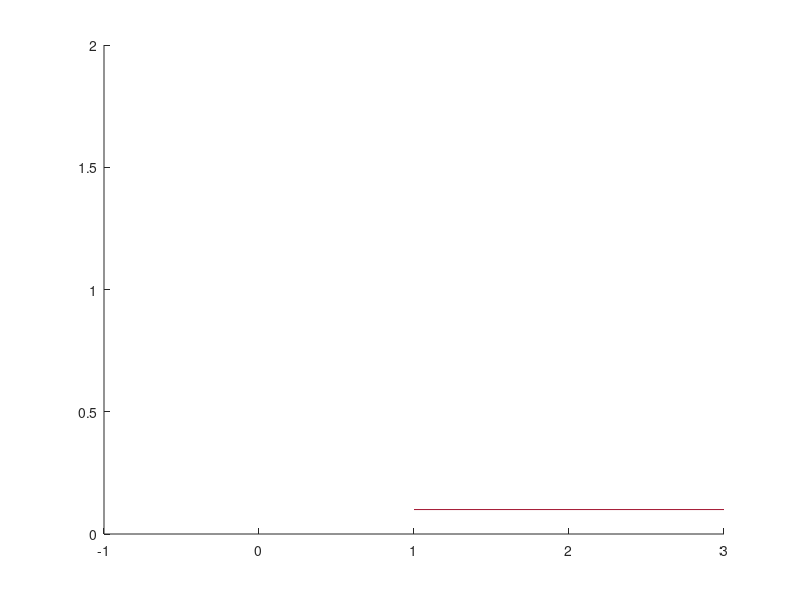

Write the MATLAB code that produced this figure. (Note: this script raises an error after producing the figure.)
clc; clear;

%%
load gait_poses.mat

slit_curve = slit_curve(1:10:end,:);
slit_03 = slit_03(1:10:end,:);
slit_05 = slit_05(1:10:end,:);
slit_07 = slit_07(1:10:end,:);
slit_09 = slit_09(1:10:end,:);

%%
figure;
hold on;
% plot(slit_curve(1:41,1),LineWidth=1.5,LineStyle=":",Color=[0.1 0.1 0.1])
% plot(slit_03(1:41,1),LineWidth=1.5,LineStyle="-",Color=[0.3 0.3 0.3])
% plot(slit_05(1:41,1),LineWidth=1.5,LineStyle=":",Color=[0.5 0.5 0.5])
% plot(slit_07(1:41,1),LineWidth=1.5,LineStyle="-.",Color=[0.5 0.5 0.5])
% plot(slit_09(1:41,1),LineWidth=1.5,LineStyle="-",Color=[0.7 0.7 0.7])

% [“#1984c5”, "#22a7f0”, “#63bff0”, “#a7d5ed”, “#e2e2e2”, “#e1a692”, “#de6e56”, “#e14b31”, “#c23728”]
plot(slit_curve(1:41,1),LineWidth=1.5,LineStyle=":",Color=[0.1 0.1 0.1])
plot(slit_03(1:41,1),LineWidth=1.5,LineStyle="-",Color="#000080")
plot(slit_05(1:41,1),LineWidth=1.5,LineStyle="--",Color="#004d00")
plot(slit_07(1:41,1),LineWidth=1.5,LineStyle="-",Color="#800020")
plot(slit_09(1:41,1),LineWidth=1.5,LineStyle="--",Color="#B8860B")

legend({"Serpenoid", "gamma = 0.3", "gamma = 0.5", "gamma = 0.7", "gamma = 0.9"},'NumColumns',2,FontSize=9,FontName='arial',Location='northeast');

t = 0:5:200;
xticks(t);
xticklabels(t*0.05);
xlim([0 42]);
a = get(gca,'YTickLabel');  
set(gca,'YTickLabel',a,'fontsize',11,'FontWeight','bold')

pos = -pi/2:pi/6:pi/2;
yticks(pos);
yticklabels({"-\pi/2", "-\pi/3", "-\pi/6", "0", "\pi/6", "\pi/3", "\pi/2"});
ylim([-pi/2.99 pi/2]);
a = get(gca,'XTickLabel');  
set(gca,'XTickLabel',a,'fontsize',11,'FontWeight','bold')

grid on;
% 
grid_ax = gca;
grid_ax.LineWidth = 1;
grid_ax.GridLineStyle = "--";
grid_ax.GridColor = [0.2 0.2 0.2];
% grid_ax.YGrid = "off";

xlabel("Time (sec)","FontSize",13,"FontName","arial","FontWeight","bold");
ylabel("Dorsal joint position (rad)","FontSize",13,"FontName","arial","FontWeight","bold");

pbaspect([2 1.1 0.8]);

%%
figure;
hold on;
% plot(slit_curve(1:41,1),LineWidth=1.5,LineStyle=":",Color=[0.1 0.1 0.1])
% plot(slit_03(1:41,1),LineWidth=1.5,LineStyle="-",Color=[0.3 0.3 0.3])
% plot(slit_05(1:41,1),LineWidth=1.5,LineStyle=":",Color=[0.5 0.5 0.5])
% plot(slit_07(1:41,1),LineWidth=1.5,LineStyle="-.",Color=[0.5 0.5 0.5])
% plot(slit_09(1:41,1),LineWidth=1.5,LineStyle="-",Color=[0.7 0.7 0.7])

% [“#1984c5”, "#22a7f0”, “#63bff0”, “#a7d5ed”, “#e2e2e2”, “#e1a692”, “#de6e56”, “#e14b31”, “#c23728”]
plot(slit_curve(1:41,2),LineWidth=1.5,LineStyle=":",Color=[0.1 0.1 0.1])
plot(slit_03(1:41,2),LineWidth=1.5,LineStyle="-",Color="#000080")
plot(slit_05(1:41,2),LineWidth=1.5,LineStyle="--",Color="#004d00")
plot(slit_07(1:41,2),LineWidth=1.5,LineStyle="-",Color="#800020")
plot(slit_09(1:41,2 ),LineWidth=1.5,LineStyle="--",Color="#B8860B")

legend({"Serpenoid", "gamma = 0.3", "gamma = 0.5", "gamma = 0.7", "gamma = 0.9"},'NumColumns',2,FontSize=9,FontName='arial',Location='northeast');

t = 0:5:200;
xticks(t);
xticklabels(t*0.05);
xlim([0 42]);
a = get(gca,'YTickLabel');  
set(gca,'YTickLabel',a,'fontsize',11,'FontWeight','bold')

pos = -pi/2:pi/6:pi/2;
yticks(pos);
yticklabels({"-\pi/2", "-\pi/3", "-\pi/6", "0", "\pi/6", "\pi/3", "\pi/2"});
ylim([-pi/2.99 pi/2]);
a = get(gca,'XTickLabel');  
set(gca,'XTickLabel',a,'fontsize',11,'FontWeight','bold')

grid on;
% 
grid_ax = gca;
grid_ax.LineWidth = 1;
grid_ax.GridLineStyle = "--";
grid_ax.GridColor = [0.2 0.2 0.2];
% grid_ax.YGrid = "off";

xlabel("Time (sec)","FontSize",13,"FontName","arial","FontWeight","bold");
ylabel("Lateral joint position (rad)","FontSize",13,"FontName","arial","FontWeight","bold");

pbaspect([2 1.1 0.8]);

%%
figure;

plot(p_head_log(:,1),p_head_log(:,2))

xlim([-2 2])
ylim([-1 1])

pbaspect([2 1 0.8]);